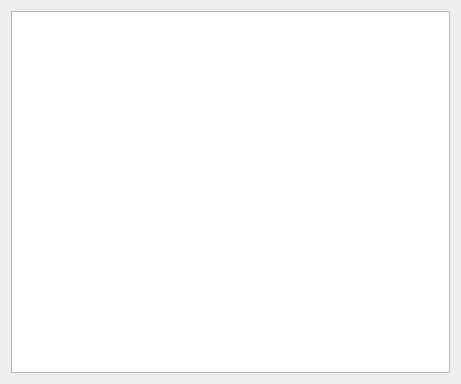
<?xml version="1.0" encoding="UTF-8"?>
<ui version="4.0">
 <class>Widget</class>
 <widget class="QWidget" name="Widget">
  <property name="geometry">
   <rect>
    <x>0</x>
    <y>0</y>
    <width>461</width>
    <height>384</height>
   </rect>
  </property>
  <property name="windowTitle">
   <string>Widget</string>
  </property>
  <layout class="QVBoxLayout" name="verticalLayout">
   <item>
    <widget class="QTableView" name="tableView"/>
   </item>
  </layout>
 </widget>
 <resources/>
 <connections/>
</ui>
